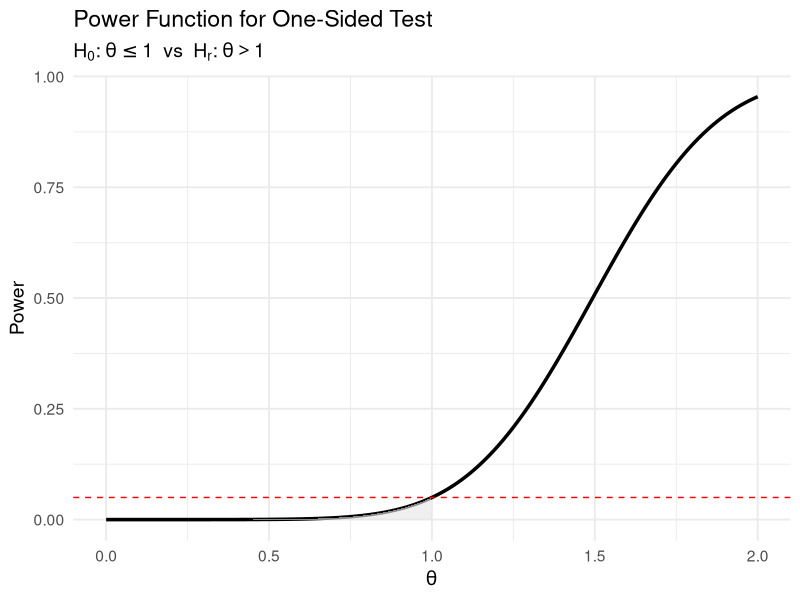
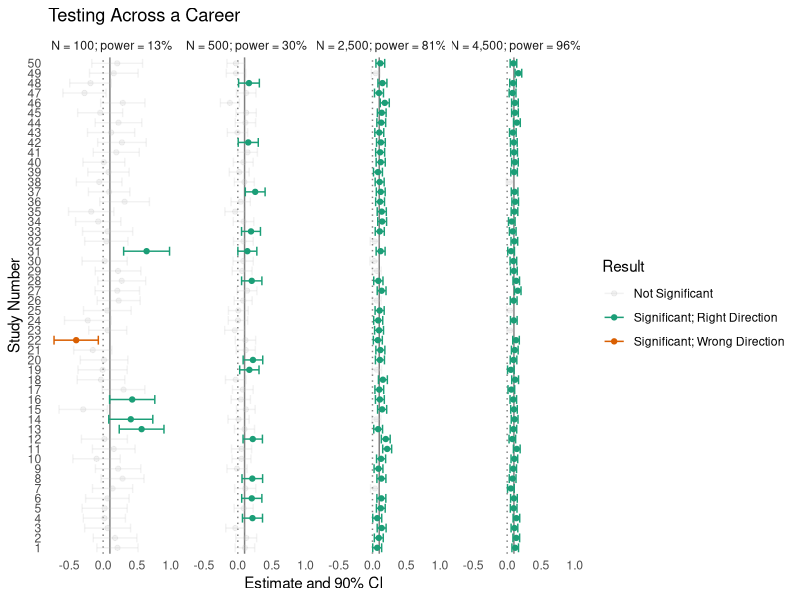
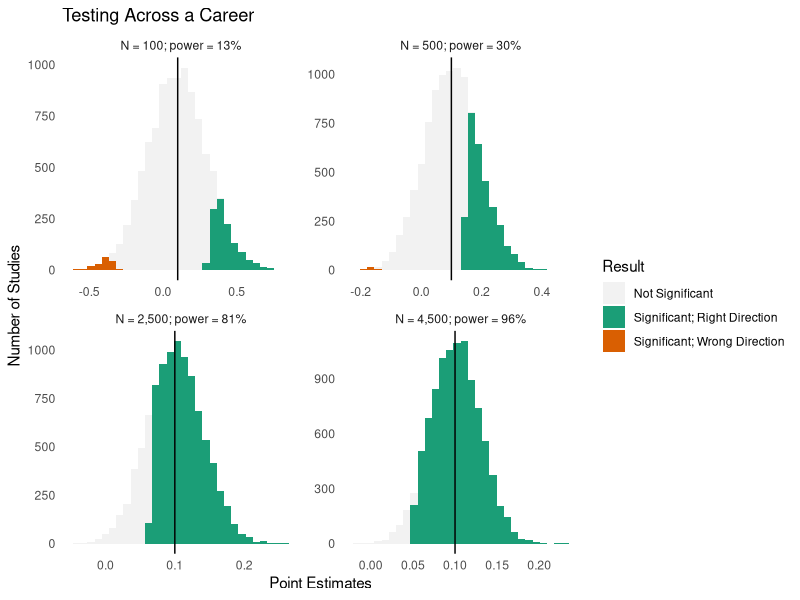

Reproduce these figures in R, in order.
## ---- chunk 1
#| include: false
library(tidyverse)
## ---- chunk 2
#| echo: false
#| fig-asp: 1
#| fig-width: 6

library(ggplot2)

alpha <- 0.05
se_hat <- 0.3
theta_seq <- seq(0, 2, length.out = 500)
z_alpha <- qnorm(1 - alpha)

power <- 1 - pnorm(z_alpha - (theta_seq - 1) / se_hat)

df <- data.frame(theta = theta_seq, power = power, null_region = theta_seq <= 1)

ggplot(df, aes(x = theta, y = power)) +
  geom_line(linewidth = 1.2) +
  geom_area(data = subset(df, null_region), aes(x = theta, y = power),
            fill = "gray90", alpha = 0.6) +
  geom_hline(yintercept = alpha, linetype = "dashed", color = "red") +
  labs(title = "Power Function for One-Sided Test",
       subtitle = expression(H[0]*":"~theta <= 1~~"vs"~~H[r]*":"~theta > 1),
       x = expression(theta), y = "Power") +
  theme_minimal(base_size = 14)
## ---- chunk 3
# parameters
sd_y <- 1.0
ate <- 0.1
N <- c(100, 500, 2500, 4500)

# compute power
se <- 2*sd_y/(sqrt(N))  # rule 3 from "power rules"
pwr <- 1-pnorm(1.64 - ate/se); pwr  # rule 2
## ---- chunk 4
#| cache: true

# do MC simulation
set.seed(123)
res_list <- NULL
iter <- 1
for (i in 1:10000) {
  for (j in 1:length(N)) {
    # simulate data and fit model
    y0 <- rnorm(N[j]/2, mean = 0, sd = sd_y)
    y1 <- rnorm(N[j]/2, mean = 0 + ate, sd = sd_y)
    fit <- t.test(y1, y0, conf.level = 0.90)
    # store results
    res_list[[iter]] <- list(
      study_id = i,
      N = N[j],
      pwr = pwr[j],
      est = fit$estimate[1] -fit$estimate[2] ,
      l = fit$conf.int[1],
      u = fit$conf.int[2]
    )
    iter <- iter + 1
  }
}
res <- bind_rows(res_list) 

res |>
  group_by(N, pwr) |>
  summarize(n_mc = n(), mc_pwr = mean(l > 0))
## ---- chunk 5
#| echo: false
#| fig-asp: 1.1
#| fig-width: 8

gg_df <- res |>
  filter(study_id <= 50) |>
  mutate(sig = case_when(l > 0 ~ "Significant; Right Direction", 
                   u < 0 ~ "Significant; Wrong Direction", 
                   TRUE ~ "Not Significant")) |>
  mutate(N_lab = paste0("N = ", scales::comma(N), "; power = ", scales::percent(pwr, accuracy = 1)), 
         N_lab = reorder(N_lab, N))

ggplot(gg_df, aes(x = est, xmin = l, xmax = u, y = factor(study_id), 
                  color = sig, alpha = sig)) + 
  geom_vline(xintercept = 0.10, color = "grey50") + 
  geom_vline(xintercept = 0.00, color = "grey50", linetype = "dotted") + 
  geom_point() + 
  geom_errorbarh(width = 0) + 
  facet_wrap(vars(N_lab), ncol = length(N)) + 
  theme_minimal() + 
  theme(panel.grid = element_blank()) +
  scale_color_manual(values = c("grey", "#1b9e77", "#d95f02")) + 
  scale_alpha_manual(values = c(0.2, 1, 1)) + 
  labs(title = "Testing Across a Career", 
       x = "Estimate and 90% CI", 
       y = "Study Number", 
       color = "Result", 
       alpha = "Result")
## ---- chunk 6
#| echo: false
#| fig-asp: 0.6
#| fig-width: 9

gg_df <- res |>
  mutate(sig = case_when(l > 0 ~ "Significant; Right Direction", 
                   u < 0 ~ "Significant; Wrong Direction", 
                   TRUE ~ "Not Significant")) |>
  mutate(N_lab = paste0("N = ", scales::comma(N), "; power = ", scales::percent(pwr, accuracy = 1)), 
         N_lab = reorder(N_lab, N))

ggplot(gg_df, aes(x = est, fill = sig, alpha = sig)) + 
  geom_histogram() + 
  geom_vline(xintercept = ate) + 
  facet_wrap(vars(N_lab), scales = "free") + 
  theme_minimal() + 
  theme(panel.grid = element_blank()) +
  scale_fill_manual(values = c("grey", "#1b9e77", "#d95f02")) + 
  scale_alpha_manual(values = c(0.2, 1, 1)) + 
  labs(title = "Testing Across a Career", 
       x = "Point Estimates", 
       y = "Number of Studies", 
       fill = "Result", 
       alpha = "Result")
  
